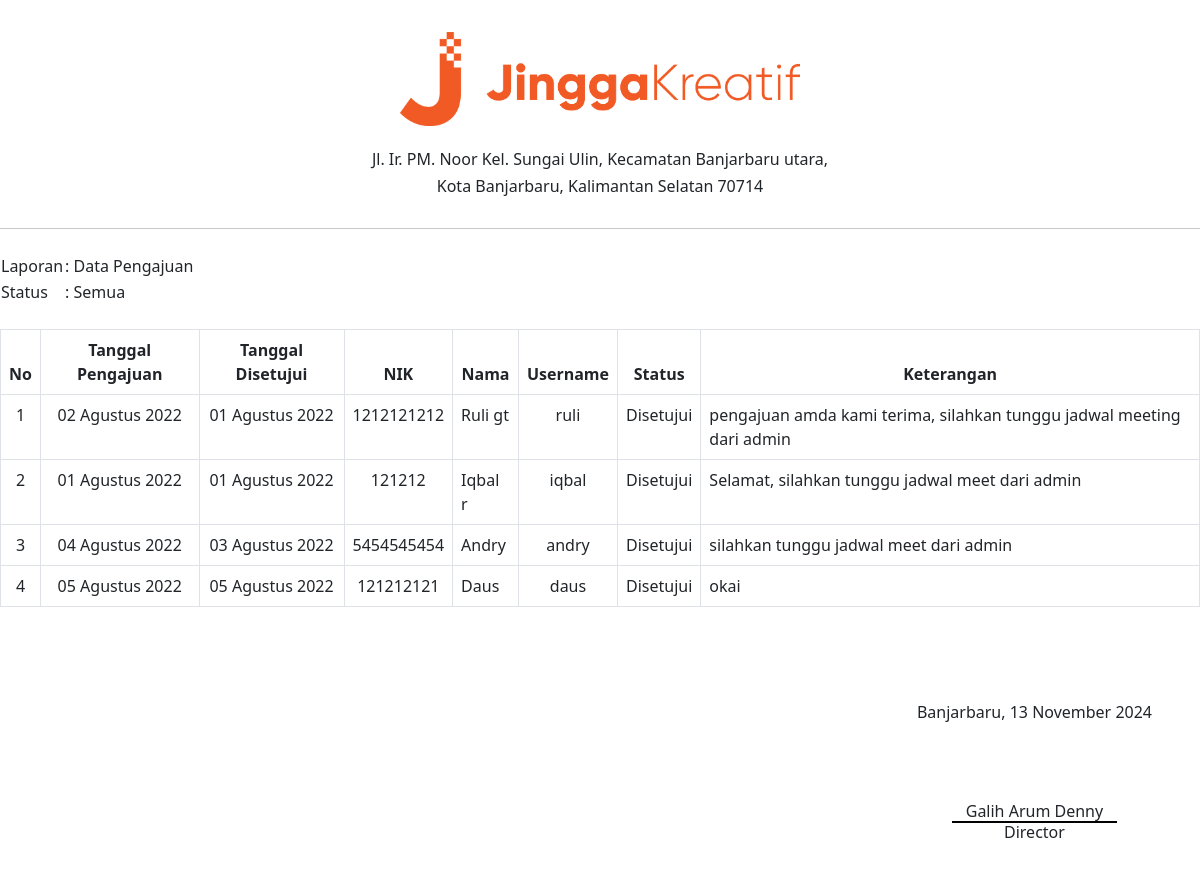
The app's page /laporan/pengajuan.php with its own data.
### tables this page shows
CREATE TABLE `tb_pengajuan` (
  `id` int(11) NOT NULL,
  `id_klien` int(11) NOT NULL,
  `konsep` int(11) NOT NULL,
  `dekorasi` int(11) NOT NULL,
  `dokumentasi` int(11) NOT NULL,
  `lighting` int(11) NOT NULL,
  `sound` int(11) NOT NULL,
  `band` int(11) NOT NULL,
  `mc` int(11) NOT NULL,
  `mua` int(11) NOT NULL,
  `nik_l` varchar(255) NOT NULL,
  `nama_l` varchar(255) NOT NULL,
  `nama_ayah_l` varchar(255) NOT NULL,
  `nama_ibu_l` varchar(255) NOT NULL,
  `tempat_lahir_l` varchar(255) NOT NULL,
  `tanggal_lahir_l` date NOT NULL,
  `nomor_telepon_l` varchar(255) NOT NULL,
  `foto_l` varchar(255) NOT NULL,
  `nik_p` varchar(255) NOT NULL,
  `nama_p` varchar(255) NOT NULL,
  `nama_ayah_p` varchar(255) NOT NULL,
  `nama_ibu_p` varchar(255) NOT NULL,
  `tempat_lahir_p` varchar(255) NOT NULL,
  `tanggal_lahir_p` date NOT NULL,
  `nomor_telepon_p` varchar(255) NOT NULL,
  `foto_p` varchar(255) NOT NULL,
  `tempat_wedding` varchar(255) NOT NULL,
  `tanggal_wedding` date NOT NULL,
  `tanggal_pengajuan` timestamp NOT NULL DEFAULT current_timestamp(),
  `tanggal_disetujui` timestamp NULL DEFAULT NULL,
  `status` enum('Pending','Ditolak','Disetujui','') NOT NULL,
  `keterangan` text DEFAULT NULL
);

CREATE TABLE `tb_klien` (
  `id` int(11) NOT NULL,
  `id_user` int(11) NOT NULL,
  `nik` varchar(255) NOT NULL,
  `tanggal_terdaftar` timestamp NOT NULL DEFAULT current_timestamp(),
  `nama_lengkap` varchar(255) NOT NULL,
  `nomor_telepon` varchar(255) NOT NULL,
  `email` varchar(255) NOT NULL,
  `status` enum('Aktif','Pending') NOT NULL
);

CREATE TABLE `tb_user` (
  `id` int(11) NOT NULL,
  `nama` varchar(255) NOT NULL,
  `username` varchar(255) NOT NULL,
  `password` varchar(255) NOT NULL,
  `level` enum('ADMIN','KLIEN') NOT NULL,
  `foto` varchar(255) DEFAULT NULL
);

### utils/tanggal.php (called while the page is built)
<?php
$BULAN_DALAM_INDONESIA = [
    "Januari",
    "Februari",
    "Maret",
    "April",
    "Mei",
    "Juni",
    "Juli",
    "Agustus",
    "September",
    "Oktober",
    "November",
    "Desember",
];
?>

### laporan/pengajuan.php (the view, shortened to what this page needs)
<?php include_once("../database/koneksi.php"); ?>
<?php include_once("../utils/tanggal.php"); ?>
<!doctype html>
<html lang="en">
<head>
    <link href="bootstrap.min.css" rel="stylesheet">
</head>
<body>
    <?php include('kop.php'); ?>
    <hr>
    <section id="filter" class="my-4">
        <table>
            <tr>
                <td>Laporan</td>
                <td>: Data Pengajuan</td>
            </tr>
            <tr>
                <td>Status</td>
                <td>: <?= isset($_GET['status']) ? ($_GET['status'] == "" ? "Semua" : $_GET['status']) : "Semua" ?></td>
            </tr>
        </table>
    </section>
    <section id="data">
        <table class="table table-bordered">
            <thead class="text-center">
                <th>No</th>
                <th>Tanggal Pengajuan</th>
                <th>Tanggal Disetujui</th>
                <th>NIK</th>
                <th>Nama</th>
                <th>Username</th>
                <th>Status</th>
                <th>Keterangan</th>
            </thead>
            <tbody>
                <?php
                $q = "
					SELECT
                        DATEDIFF(DATE(tb_pengajuan.tanggal_disetujui),DATE(tb_pengajuan.tanggal_pengajuan)) AS lama_pengajuan,
						tb_klien.nik,
						tb_klien.nama_lengkap,
						tb_pengajuan.status,
						tb_pengajuan.keterangan,
						tb_klien.email,
						DATE(tb_pengajuan.tanggal_pengajuan) AS tanggal_pengajuan,
						DATE(tb_pengajuan.tanggal_disetujui) AS tanggal_disetujui,
						tb_user.username
					FROM
						tb_pengajuan
					INNER JOIN
                        tb_klien
					ON
                        tb_pengajuan.id_klien=tb_klien.id
                    INNER JOIN
                        tb_user
					ON
                        tb_user.id=tb_klien.id_user
                    WHERE
                        tb_pengajuan.status LIKE '%" . ($_GET['status'] ?? "")  . "%'";
                $q .= " ORDER BY tb_pengajuan.id";
                if ($result = $conn->query($q)) {
                } else echo "Error: " . $q . "<br>" . $conn->error;
                $no = 1;
                ?>
                <?php if ($result->num_rows) : ?>
                    <?php while ($row = $result->fetch_assoc()) : ?>
                        <tr>
                            <td class="text-center"><?= $no++; ?></td>
                            <td class="text-center"><?= explode('-', $row['tanggal_pengajuan'])[2] . " " . $BULAN_DALAM_INDONESIA[explode('-', $row['tanggal_pengajuan'])[1] - 1] . " " . explode('-', $row['tanggal_pengajuan'])[0] ?></td>
                            <?php
                            if (!is_null($row['tanggal_disetujui'])) {
                                $eng_date = explode('-', explode(' ', $row['tanggal_disetujui'])[0]);
                                $tanggal = $eng_date[2];
                                $bulan = $eng_date[1];
                                $tahun = $eng_date[0];
                                $tanggal_disetujui = $tanggal . " " . $BULAN_DALAM_INDONESIA[$bulan - 1] . " " . $tahun;
                            } else {
                                $lama_pengajuan = "Menunggu Persetujuan";
                                $tanggal_disetujui = "Menunggu Persetujuan";
                            }
                            ?>
                            <td class="text-center"><?= $tanggal_disetujui ?></td>
                            <td class="text-center"><?= $row['nik']; ?></td>
                            <td><?= $row['nama_lengkap']; ?></td>
                            <td class="text-center"><?= $row['username']; ?></td>
                            <td class="text-center"><?= $row['status']; ?></td>
                            <td class=""><?= $row['keterangan']; ?></td>
                        </tr>
                    <?php endwhile; ?>
                <?php else : ?>
                    <tr>
                        <td colspan="6" class="text-center">Tidak Ada Data</td>
                    </tr>
                <?php endif; ?>
            </tbody>
        </table>
    </section>
    <?php include_once("signature.php"); ?>
</body>
</html>

### records on screen
tb_pengajuan: tanggal_pengajuan "02", tanggal_pengajuan "Agustus", tanggal_pengajuan "2022", tanggal_disetujui "01 Agustus 2022", id_klien.nik "1212121212", id_klien.nama_lengkap "Ruli gt", tb_user.username "ruli", status "Disetujui", keterangan "pengajuan amda kami terima, silahkan tunggu jadwal meeting dari admin"
tb_pengajuan: tanggal_pengajuan "01", tanggal_pengajuan "Agustus", tanggal_pengajuan "2022", tanggal_disetujui "01 Agustus 2022", id_klien.nik "121212", id_klien.nama_lengkap "Iqbal r", tb_user.username "iqbal", status "Disetujui", keterangan "Selamat, silahkan tunggu jadwal meet dari admin"
tb_pengajuan: tanggal_pengajuan "04", tanggal_pengajuan "Agustus", tanggal_pengajuan "2022", tanggal_disetujui "03 Agustus 2022", id_klien.nik "5454545454", id_klien.nama_lengkap "Andry", tb_user.username "andry", status "Disetujui", keterangan "silahkan tunggu jadwal meet dari admin"
tb_pengajuan: tanggal_pengajuan "05", tanggal_pengajuan "Agustus", tanggal_pengajuan "2022", tanggal_disetujui "05 Agustus 2022", id_klien.nik "121212121", id_klien.nama_lengkap "Daus", tb_user.username "daus", status "Disetujui", keterangan "okai"

### other values on screen
Date("d") "13"
$BULAN_DALAM_INDONESIA[Date("m") - 1] "November"
Date("Y") "2024"
